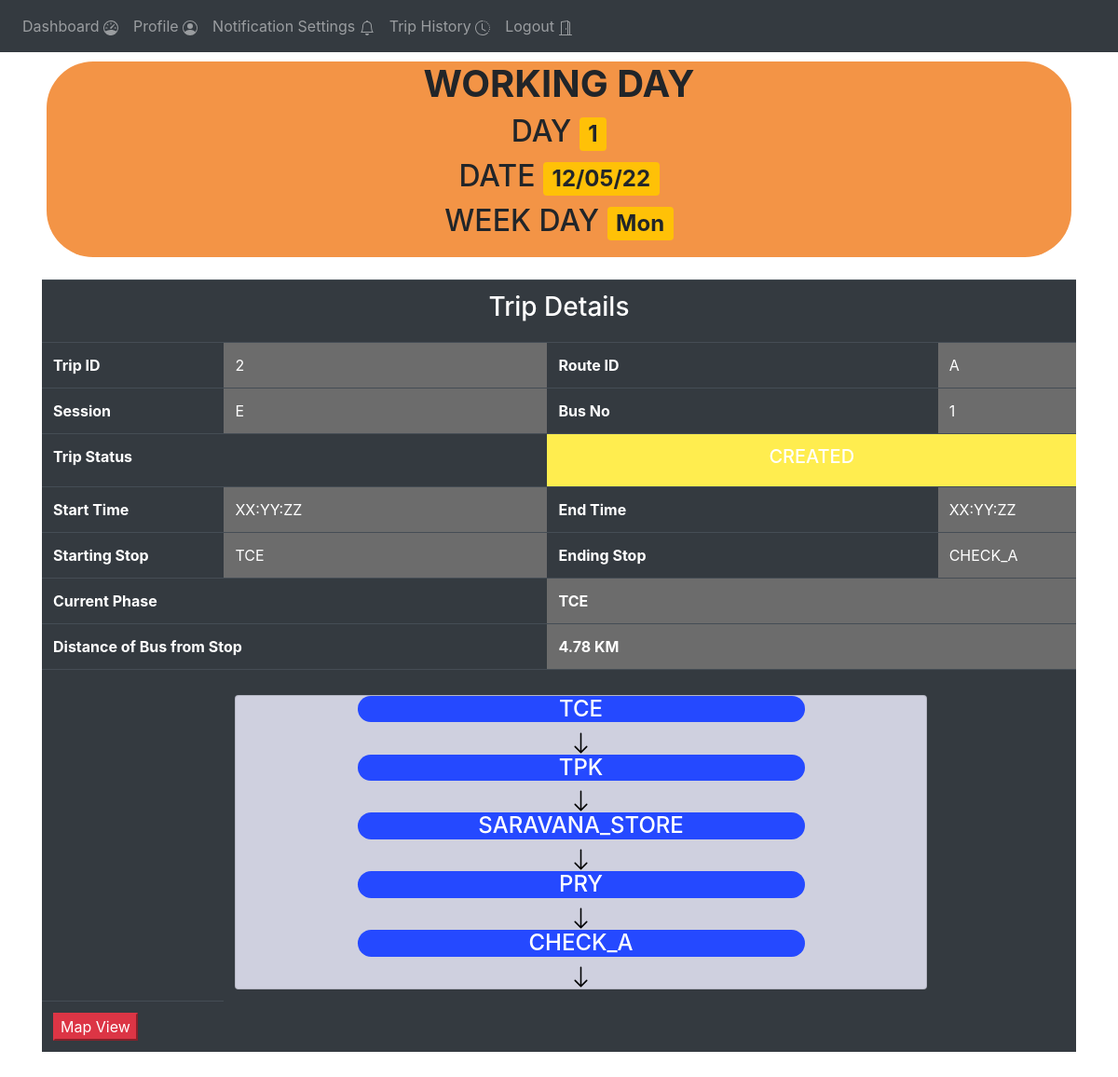
The app's page /student-home (signed in), older data.
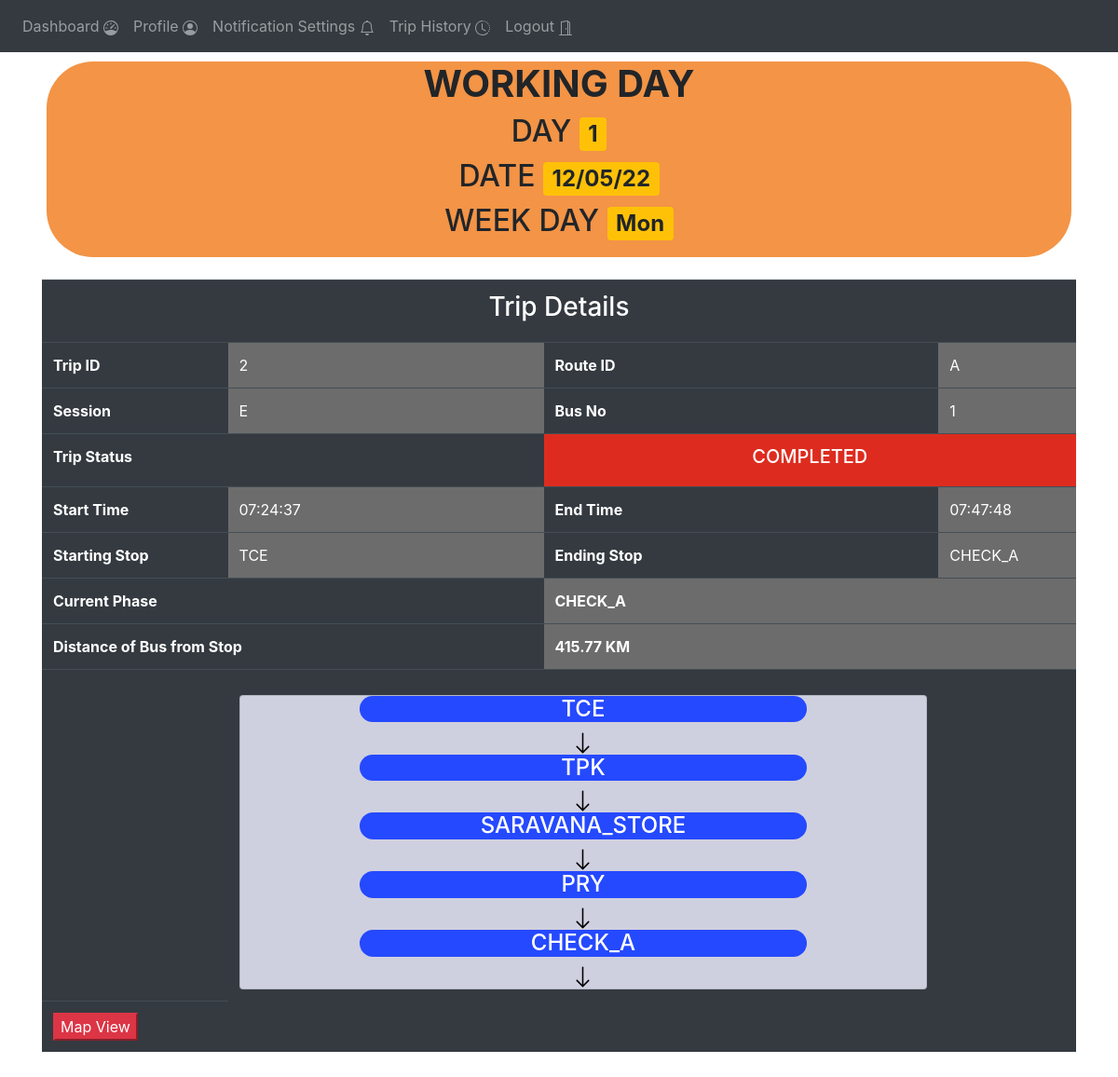
The same page, newer data.
### website/models.py (models this page shows)
class Working_day(db.Model):
    day = db.Column(db.Integer, primary_key=True)
    date = db.Column(db.String(15))
    week_day = db.Column(db.String(15))
    trips_created = db.Column(db.String(1))

class Trips(db.Model):
    trip_id = db.Column(db.Integer, primary_key=True)
    working_day = db.Column(db.Integer)
    route_id = db.Column(db.Integer)
    conductor_id = db.Column(db.Integer)
    bus_id =  db.Column(db.String(1))
    session = db.Column(db.String(1))
    status = db.Column(db.String(15))
    current_phase = db.Column(db.String(15))
    start_time =  db.Column(db.String(15))
    end_time = db.Column(db.String(15))

class Route(db.Model):
    id = db.Column(db.Integer, primary_key=True)
    route_id = db.Column(db.String(1))
    session = db.Column(db.String(1))
    start = db.Column(db.String(10))
    end = db.Column(db.String(10))
    phases = db.Column(db.String(250))

### website/views.py (the view)
@views.route('/student-home', methods=['GET', 'POST'])
@login_required
def student_home():
    w = Site_settings.query.filter_by(key="current_working_day").first().value
    working_day = Working_day.query.filter_by(day=w).first()
    student_details = Student_details.query.filter_by(id = current_user.id).first()
    routes = Route.query.filter_by(route_id = student_details.route).all()
    trips = Trips.query.filter_by(working_day=w , route_id = student_details.route).all()
    home_stop = student_details.home_phase
    lat2 = Location_reference.query.filter_by(name = home_stop).first().lat
    long2 = Location_reference.query.filter_by(name = home_stop).first().long
    if trips:
        if trips[0].status != "COMPLETED":
            trip = trips[0]
            phase = routes[0].phases.split(",")
            route=routes[0]
            lat=Bus_data.query.filter_by(no = trip.bus_id).first().lat
            long=Bus_data.query.filter_by(no = trip.bus_id).first().long
            distance = get_distance(float(lat) , float(long) , float(lat2) , float(long2))
        else:
            trip  = trips[1]
            phase = routes[1].phases.split(",")
            route = routes[1]
            lat=Bus_data.query.filter_by(no = trip.bus_id).first().lat
            long=Bus_data.query.filter_by(no = trip.bus_id).first().long
            distance = get_distance(float(lat) , float(long) , float(lat2) , float(long2))
    else:
        trip = None
        lat = long=phase=route= None
    return render_template("student_home.html" , user = current_user , w = working_day , trip=trip , phase = phase , route=route , lat=lat,long=long,distance = distance)

### website/__init__.py (called while the page is built)
def create_app():
    app = Flask(__name__)
    app.config['SECRET_KEY'] = '#itsactuallyapassword'
    app.config['SQLALCHEMY_DATABASE_URI'] = f'sqlite:///{DB_NAME}'
    db.init_app(app)
    from .views import views
    from .auth import auth
    app.register_blueprint(views, url_prefix='/')
    app.register_blueprint(auth, url_prefix='/')
    from .models import User
    create_database(app)
    login_manager = LoginManager()
    login_manager.login_view = 'auth.login'
    login_manager.init_app(app)
    @login_manager.user_loader
    def load_user(id):
        return User.query.get(int(id))
    return app

### website/views.py (called while the page is built)
def get_distance(lat1 , lon1 , lat2 , lon2):
    import math
    R = 6371
    lat1_rad = math.radians(lat1)
    lon1_rad = math.radians(lon1)
    lat2_rad = math.radians(lat2)
    lon2_rad = math.radians(lon2)
    dlat = lat2_rad - lat1_rad
    dlon = lon2_rad - lon1_rad
    a = math.sin(dlat/2)**2 + math.cos(lat1_rad) * math.cos(lat2_rad) * math.sin(dlon/2)**2
    c = 2 * math.atan2(math.sqrt(a), math.sqrt(1-a))
    distance = R * c
    return round(distance  , 2)

### website/templates/student_home.html (shortened to what this page needs)
{% extends "base.html" %}
{% block content %}
<div  style=" background-color: rgb(243, 148, 70);align-content: center ;text-align: center ;margin-top: 10px ; margin-left: 5px;margin-right: 5px;padding-left: 5px;padding-right:5px ; padding-bottom : 10px;border-radius: 50px;">
    <h1><b>WORKING DAY</h1></b>
    <h2>DAY  <span class="badge bg-warning">{{w.day}}</span></h2>
    <h2>DATE <span class="badge bg-warning">{{w.date}}</span></h2>
    <h2>WEEK DAY  <span class="badge bg-warning">{{w.week_day}}</span></h2>
</div>
  <br>
{% if trip %}
<div  style="align-content: center;border-radius: 50px;">
    <table class="table table-dark">
            <tr>
                <th colspan="4"><h3 align="center" width="100%">Trip Details</h3></th>
            </tr>
        <tr>
            <th>Trip ID</th>
            <td style="background-color:rgb(108, 108, 108);">{{trip.trip_id}}</td>
            <th>Route ID</th>
            <td style="background-color:rgb(108, 108, 108);">{{route.route_id}}</td>
        </tr>
        <tr>
            <th>Session</th>
            <td style="background-color:rgb(108, 108, 108);">{{trip.session}}</td>
            <th>Bus No</th>
            <td style="background-color:rgb(108, 108, 108);">{{trip.bus_id}}</td>
        </tr>
        <tr>
            <th colspan="2">
                Trip Status
            </th>
            {%if trip.status =="COMPLETED" %}
            <th style="background-color:rgb(221, 44, 31);" colspan="2"><h5 align="center">{{trip.status}}</h5></th>
            {%endif%}
            {%if trip.status =="CREATED" %}
            <th style="background-color:rgb(255, 237, 79);" colspan="2"><h5 align="center">{{trip.status}}</h5></th>
            {%endif%}
        </tr>
        <tr>
            <th>Start Time</th>
            <td style="background-color:rgb(108, 108, 108);">{{trip.start_time}}</td>
            <th>End Time</th>
            <td style="background-color:rgb(108, 108, 108);">{{trip.end_time}}</td>
        </tr>
        <tr>
            <th>Starting Stop</th>
            <td style="background-color:rgb(108, 108, 108);">{{route.start}}</td>
            <th>Ending Stop</th>
            <td style="background-color:rgb(108, 108, 108);">{{route.end}}</td>
        </tr>
        <tr>
            <th colspan="2">Current Phase</th>
            <th colspan="2" style="background-color:rgb(108, 108, 108);">{{trip.current_phase}}</th>
        </tr>
        <tr>
            <th colspan="2">Distance of Bus from Stop</th>
            <th colspan="2" style="background-color:rgb(108, 108, 108);">{{distance}} KM</th>
        </tr>
        <tr>
            <td></td>
            <th colspan="2">
                <div class="card" style="background-color: rgb(207, 208, 223);margin-top: 15px;">
                    {%for p in phase%}
                    <h4 style="background-color: rgb(37, 73, 255); text-align: center; width: 30rem;align-self: center;border-radius: 50px;">{{p}}</h4>
                    <div align="center">
                        <svg xmlns="http://www.w3.org/2000/svg" width="25" height="25" fill="black" class="bi bi-arrow-down" viewBox="0 0 16 16">
                        <path fill-rule="evenodd" d="M8 1a.5.5 0 0 1 .5.5v11.793l3.146-3.147a.5.5 0 0 1 .708.708l-4 4a.5.5 0 0 1-.708 0l-4-4a.5.5 0 0 1 .708-.708L7.5 13.293V1.5A.5.5 0 0 1 8 1z"/>
                        </svg>
                    </div>
                    {%endfor%}
                </div>
            </th>
            <td></td>
        </tr>
        <tr>
            <td>
                <button class="button btn-danger" onclick="newTab({{lat}},{{long}});">Map View</button>
            </td>
        </tr>
    </table>
</div>
{%endif%}
<br>
{% endblock %}

### website/templates/base.html (shortened to what this page needs)
<!DOCTYPE html>
<html>
  <head>
    <link rel="stylesheet" href="{{url_for('static',filename='style.css')}}">
    <link
      rel="stylesheet"
      href="https://stackpath.bootstrapcdn.com/bootstrap/4.4.1/css/bootstrap.min.css"
    />
    <link
      rel="stylesheet"
      href="https://stackpath.bootstrapcdn.com/font-awesome/4.7.0/css/font-awesome.min.css"
    />
  </head>
  <body>
{%if user.is_authenticated %}
  {%if user.type == "S"%}
    <nav class="navbar navbar-expand-lg navbar-dark bg-dark">
  <div class="collapse navbar-collapse" id="navbar">
    <div class="navbar-nav">
      <a class="nav-item nav-link" id="student-home" href="/student-home">Dashboard&nbsp;<span></span></a>
      <a class="nav-item nav-link" id="profile" href="/student-profile">Profile&nbsp;<span></span></a>
      <a class="nav-item nav-link" id="notification-settings" href="/student-notification-settings">Notification Settings&nbsp;<span></span></a>
      <a class="nav-item nav-link" id="trip-history" href="/student-trip-history">Trip History&nbsp;<span></span></a>
      <a class="nav-item nav-link" id="" href="/logout">Logout&nbsp;<span></span></a>
    </div>
  </div>
    </nav>
  {%endif%}
{%endif%}
    <div class="container">{% block content %} {% endblock %}</div>
  </body>
</html>

Row changes from the older to the newer data that the page shows:
changed Trips id 2: start_time "XX:YY:ZZ" → "07:24:37"; end_time "XX:YY:ZZ" → "07:47:48"; current_phase "TCE" → "CHECK_A"; status "CREATED" → "COMPLETED"
Text that changed along with them:
{{ distance }}: "4.78" → "415.77"
